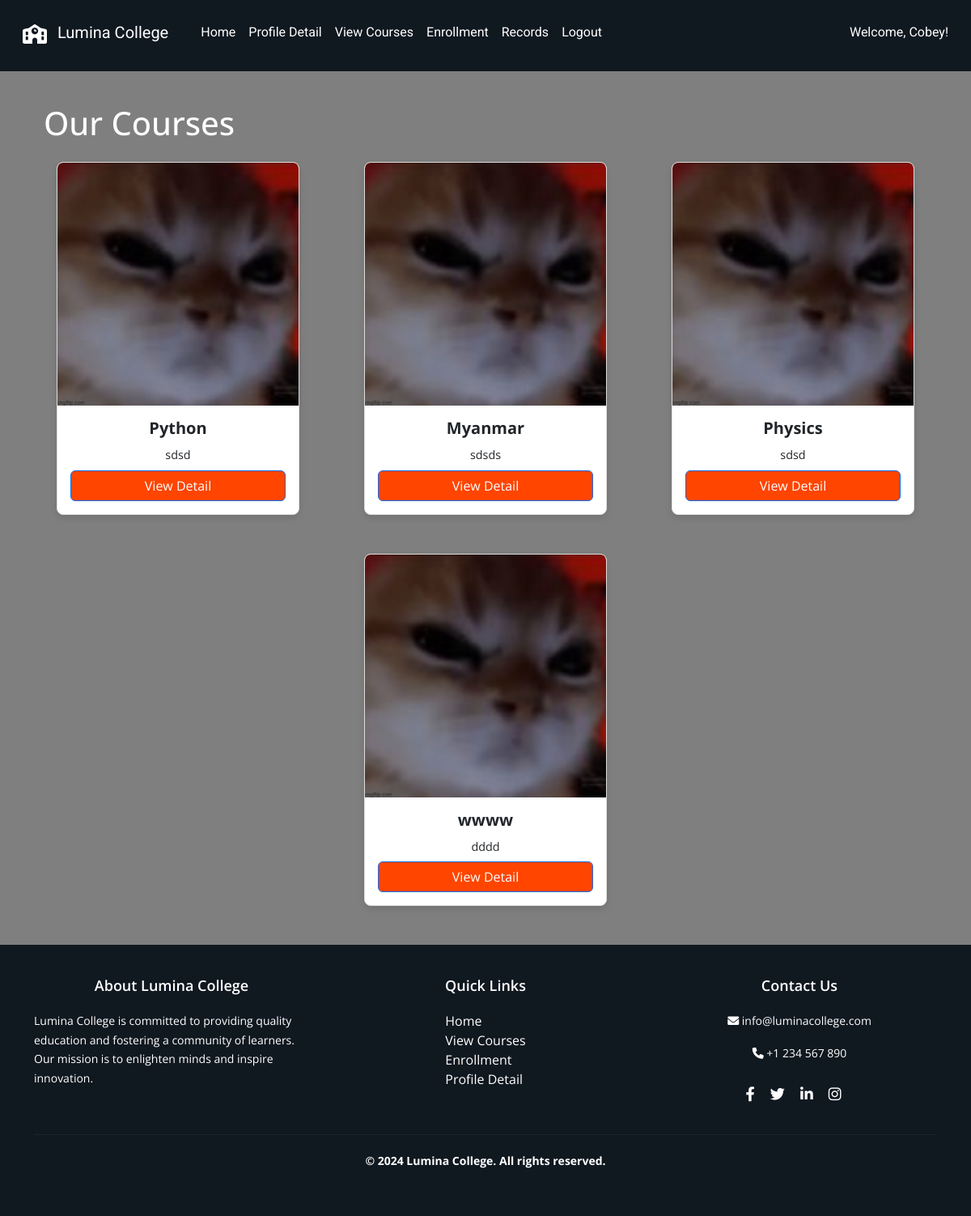
The app's page /student/courses (signed in), older data.
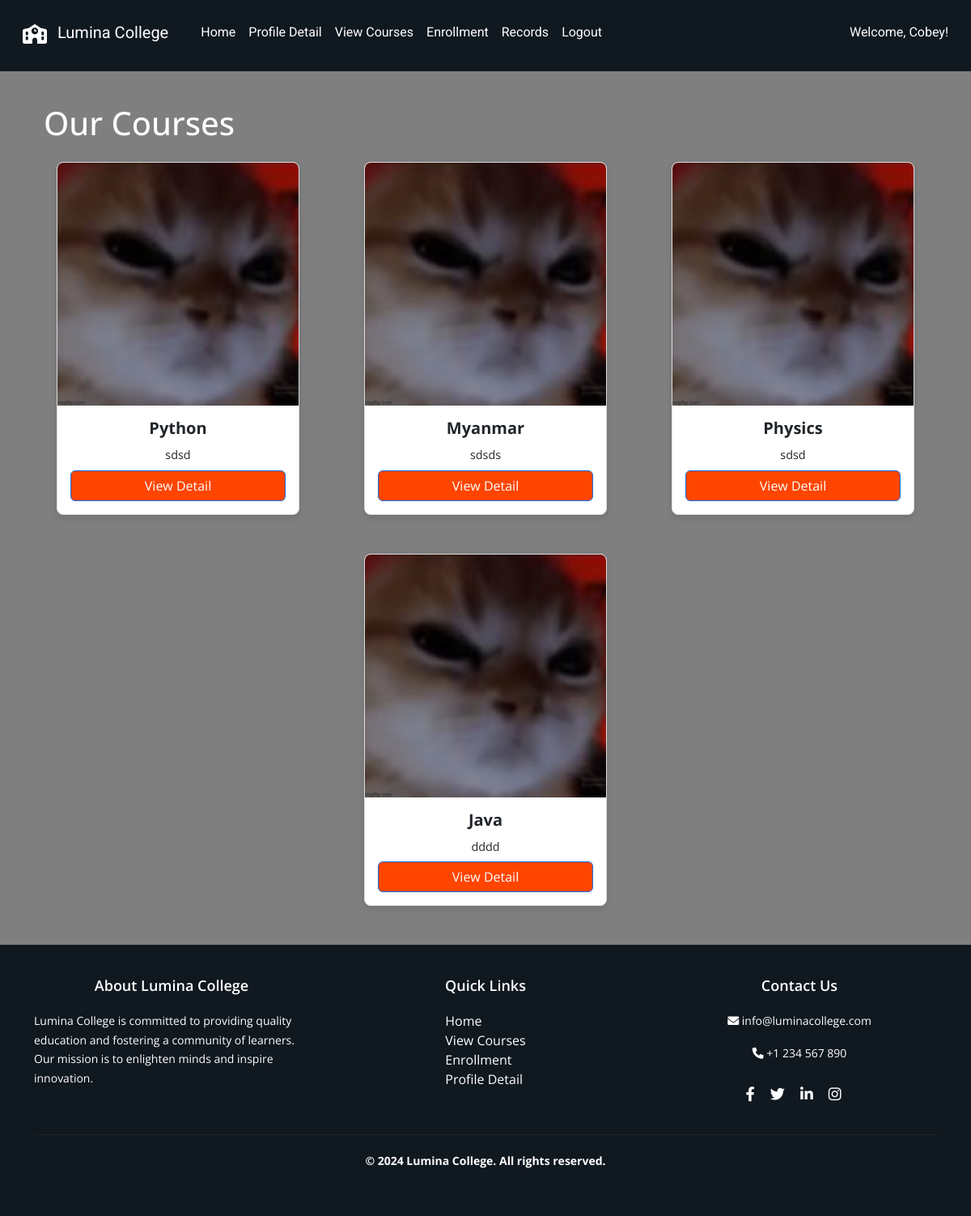
The same page, newer data.
### tables this page shows
CREATE TABLE "course" (
    "id" INTEGER PRIMARY KEY AUTOINCREMENT,
    "name" TEXT NOT NULL,
    "image" TEXT NOT NULL,
    "description" TEXT NOT NULL,
    "credits" INTEGER NOT NULL,
    "lecturer" TEXT NOT NULL
);

### app.py (the view)
@app.route('/student/courses')
def view_courses():
    if 'username' not in session or session.get('user_type') != 'student':
        return redirect(url_for('student_login'))
    username = session.get('username')
    try:
        courses = query_db("SELECT id,name, image, description FROM course")
    except Exception as e:
        print(traceback.format_exc())
        courses = []
    return render_template('student/courses.html', courses=courses, username=username)

### dbcontroller.py (called while the page is built)
def get_db_connection():
    return sqlite3.connect(DATABASE)

def query_db(query, args=(), one=False):
    con = get_db_connection()
    with closing(con.cursor()) as cur:
        cur.execute(query, args)
        rv = cur.fetchall()
        if one:
            return rv[0] if rv else None
        return rv

### templates/student/courses.html
{% extends "/student/layout.html" %} {% block content %}
<link rel="stylesheet" href="/static/css/student/courses.css" />
<div class="container mt-4">
  <h1 class="coursetitle mb-4">Our Courses</h1>
  <div class="row">
    {% if courses %} {% for course in courses %}
    <div class="col-md-4 mb-4">
      <div class="card">
        <img
          src="{{ url_for('static', filename='images/courses/' ~ course[2]) }}"
          class="card-img-top course-img"
          alt="Course Image"
        />
        <div class="card-body">
          <h5 class="card-title">{{ course[1]}}</h5>
          <p class="card-text">{{ course[3] }}</p>
          <a
            href="{{ url_for('course_detail', course_id=course[0]) }}"
            class="btn btn-primary"
            >View Detail</a
          >
        </div>
      </div>
    </div>
    {% endfor %} {% else %}
    <p>No courses available.</p>
    {% endif %}
  </div>
</div>
{% endblock %}

### templates/student/layout.html (shortened to what this page needs)
<!DOCTYPE html>
<html lang="en">
  <head>
    <link
      href="https://cdn.jsdelivr.net/npm/bootstrap@5.3.0/dist/css/bootstrap.min.css"
      rel="stylesheet"
    />
    <link href="/static/css/student/layout.css" rel="stylesheet" />
    <link
      rel="stylesheet"
      href="https://cdnjs.cloudflare.com/ajax/libs/font-awesome/6.0.0-beta3/css/all.min.css"
    />
  </head>
  <body>
    <nav class="navbar navbar-expand-lg navbar-light navbar-custom">
      <div class="container-fluid">
        <a class="navbar-brand" href="#">
          <i class="fas fa-school me-2"></i> Lumina College
        </a>
        <div class="collapse navbar-collapse" id="navbarNav">
          <ul class="navbar-nav me-auto">
            <li class="nav-item">
              <a class="nav-link" href="{{ url_for('home') }}">Home</a>
            </li>
            <li class="nav-item">
              <a class="nav-link" href="{{ url_for('view_profile') }}"
                >Profile Detail</a
              >
            </li>
            <li class="nav-item">
              <a class="nav-link" href="{{ url_for('view_courses') }}"
                >View Courses</a
              >
            </li>
            <li class="nav-item">
              <a class="nav-link" href="{{ url_for('student_enroll') }}"
                >Enrollment</a
              >
            </li>
            <li class="nav-item">
              <a class="nav-link" href="{{ url_for('view_enrollment_records')}}"
                >Records</a
              >
            </li>
            {% if username %}
            <li class="nav-item">
              <a class="nav-link" href="{{ url_for('student_logout') }}"
                >Logout</a
              >
            </li>
            {% else %}
            <li class="nav-item">
              <a class="nav-link" href="{{ url_for('student_signup') }}"
                >Sign Up</a
              >
            </li>
            {% endif %}
          </ul>
          {% if username %}
          <div class="d-flex">
            <span class="navbar-text me-3">Welcome, {{ username }}!</span>
          </div>
          {% endif %}
        </div>
      </div>
    </nav>
    <div class="container mt-4">{% block content %}{% endblock %}</div>
    <footer class="footer mt-4 text-white">
      <div class="container">
        <div class="row">
          <div class="col-md-4">
            <h5>About Lumina College</h5>
            <p>
              Lumina College is committed to providing quality education and
              fostering a community of learners. Our mission is to enlighten
              minds and inspire innovation.
            </p>
          </div>
          <div class="col-md-4">
            <h5>Quick Links</h5>
            <ul class="list-unstyled">
              <li>
                <a href="{{ url_for('home') }}" class="footer-link">Home</a>
              </li>
              <li>
                <a href="{{ url_for('view_courses') }}" class="footer-link"
                  >View Courses</a
                >
              </li>
              <li>
                <a href="{{ url_for('student_enroll') }}" class="footer-link"
                  >Enrollment</a
                >
              </li>
              <li>
                <a href="{{ url_for('view_profile') }}" class="footer-link"
                  >Profile Detail</a
                >
              </li>
            </ul>
          </div>
          <div class="col-md-4">
            <h5>Contact Us</h5>
            <p><i class="fas fa-envelope"></i> info@luminacollege.com</p>
            <p><i class="fas fa-phone"></i> +1 234 567 890</p>
            <div class="social-icons">
              <a href="#" class="footer-link"
                ><i class="fab fa-facebook-f"></i
              ></a>
              <a href="#" class="footer-link"><i class="fab fa-twitter"></i></a>
              <a href="#" class="footer-link"
                ><i class="fab fa-linkedin-in"></i
              ></a>
              <a href="#" class="footer-link"
                ><i class="fab fa-instagram"></i
              ></a>
            </div>
          </div>
        </div>
        <div class="row mt-3">
          <div class="col-12">
            <hr class="footer-hr" />
            <p class="text-center">
              <strong>&copy; 2024 Lumina College. All rights reserved.</strong>
            </p>
          </div>
        </div>
      </div>
    </footer>
  </body>
</html>

### static/css/student/layout.css (style rules this page uses)
html, body { height: 100%; margin: 0; font-family: "Open Sans", sans-serif; }
body { display: flex; flex-direction: column; }
.container { flex: 1; }
.navbar-custom { background-color: #101820; color: #ffffff; }
.container-fluid { background-color: #101820; }
.navbar-brand i { font-size: 1.5rem; vertical-align: middle; }
.navbar-custom .navbar-brand, .navbar-custom .nav-link { color: #ffffff; font-family: "Roboto", sans-serif; padding: 0.5rem 1rem; }
@media (min-width: 768px) { .navbar-custom { height: 80px; } }
@media (min-width: 768px) { .navbar-custom .navbar-brand, .navbar-custom .nav-link { line-height: 80px; } }
.navbar-text { color: #ffffff; font-family: "Roboto", sans-serif; }
.footer { background-color: #101820; color: #ffffff; padding: 40px 0; font-family: "Open Sans", sans-serif; box-shadow: none; position: relative; z-index: 2; }
.footer h5 { font-size: 18px; margin-bottom: 20px; font-weight: 600; }
.footer p { font-size: 14px; line-height: 1.7; }
.footer .footer-link { color: #ffffff; text-decoration: none; }
.footer .social-icons { margin-top: 10px; }
.footer .social-icons a { color: #ffffff; margin-right: 15px; font-size: 18px; text-decoration: none; }
.footer-hr { border-color: #444; margin: 20px 0; }
.btn-primary { background-color: #ff4500; color: #ffffff; }
body { background-color: #f0f8ff; }

### static/css/student/courses.css (style rules this page uses)
.card { display: flex; flex-direction: column; width: 300px; height: 100%; border: 1px solid #ddd; border-radius: 8px; overflow: hidden; box-shadow: 0 4px 8px rgba(0, 0, 0, 0.1); }
.coursetitle { color: white; position: relative; }
.card-img-top { width: 100%; height: 300px; object-fit: cover; object-position: center; }
.card-body { padding: 1rem; flex-grow: 1; display: flex; flex-direction: column; justify-content: space-between; text-align: center; }
.card-title { font-size: 1.25rem; font-weight: bold; margin-bottom: 10px; }
.card-text { font-size: 0.9rem; margin-bottom: 0.5rem; }
body { position: relative; background: url("/static/images/theme/background.jpg") no-repeat center center fixed; background-size: cover; }
body::before { content: ""; position: fixed; top: 0; left: 0; width: 100%; height: 100%; background-color: rgba(0, 0, 0, 0.5); z-index: 0; pointer-events: none; }
.row { display: flex; flex-wrap: wrap; gap: 1.5rem; }
.col-md-4 { display: flex; flex-direction: column; align-items: center; flex: 1 0 30%; }
.mb-4 { margin-bottom: 1.5rem !important; }

Row changes from the older to the newer data that the page shows:
changed course "dddd": name "wwww" → "Java"
